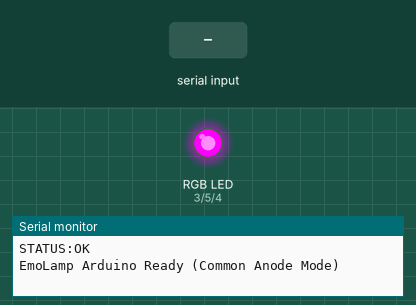
Bench run of a sketch on a simulated Arduino Uno, built with avr-gcc and run on an emulated ATmega328P. Shown: an RGB LED mixed from three pins (HIGH = lit), the last lines printed to the serial monitor. The inputs (shaded band) are chosen by the test bench.

Above: at 1.3 s.
1.4 s: "RGB:255,200,100\n" received over Serial
At 2.3 s:
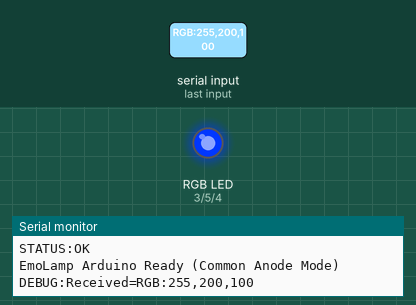
2.9 s: "STATUS,1\n" received over Serial
4.4 s: "LIGHT,1\n" received over Serial
Timing chart, 0 to 7.4 s (numbered marks = the images above; inputs shaded):
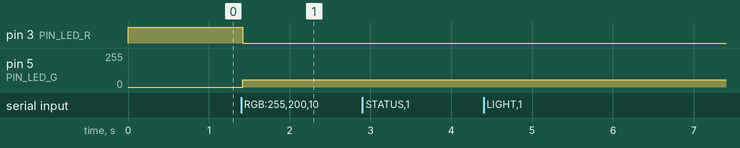

Measured:
- after the input at 1.4 s, pin 3 (PIN_LED_R): HIGH → LOW at once; pin 5 (PIN_LED_G): 0/255 → 55/255 at once

The sketch:

EmoLamp.ino
```cpp
/*
 * EmoLamp - Arduino 코드 (Common Anode 수정판)
 * * 하드웨어 설정 (확인됨):
 * 1. RGB LED (Common Anode):
 * - R핀: D3
 * - G핀: D5
 * - B핀: D4
 * - 공통핀(-): 5V (VCC)에 연결
 * * 2. 조도 센서:
 * - S핀: A0
 * - V핀: 5V
 * - G핀: GND
 */

// ==================== 핀 설정 (수정됨) ====================
const int PIN_LED_R = 3;      // 테스트 코드 기준 R
const int PIN_LED_G = 5;      // 테스트 코드 기준 G
const int PIN_LED_B = 4;      // 테스트 코드 기준 B
const int PIN_LIGHT = A0;     // 조도 센서

// ==================== 설정값 ====================
const int BAUD_RATE = 9600;
const int LIGHT_SEND_INTERVAL = 500;  // 조도 전송 주기 (ms)
const int LIGHT_THRESHOLD = 3;        // 변화 감지 임계값 (%)

// ==================== 변수 ====================
int currentR = 0;
int currentG = 0;
int currentB = 0;

int lastLightPercent = -1;
unsigned long lastLightSendTime = 0;

String inputBuffer = "";

// ==================== 초기화 ====================
void setup() {
    Serial.begin(BAUD_RATE);

    pinMode(PIN_LED_R, OUTPUT);
    pinMode(PIN_LED_G, OUTPUT);
    pinMode(PIN_LED_B, OUTPUT);
    pinMode(PIN_LIGHT, INPUT);

    // 초기화: 초록색 켜기
    // setLED 함수 내부에서 Common Anode 처리를 하므로
    // 여기서는 직관적으로 (R=0, G=255, B=0)을 넣으면 됩니다.
    setLED(0, 255, 0);

    Serial.println("STATUS:OK");
    Serial.println("EmoLamp Arduino Ready (Common Anode Mode)");

    delay(100);
}

// ==================== 메인 루프 ====================
void loop() {
    // 1. Serial 명령 처리
    processSerial();

    // 2. 조도 센서 비활성화 (센서 고장)
    // processLightSensor();
}

// ==================== Serial 처리 ====================
void processSerial() {
    while (Serial.available() > 0) {
        char c = Serial.read();
        if (c == '\n' || c == '\r') {
            if (inputBuffer.length() > 0) {
                parseCommand(inputBuffer);
                inputBuffer = "";
            }
        } else {
            inputBuffer += c;
            if (inputBuffer.length() > 50) {
                inputBuffer = "";
            }
        }
    }
}

void parseCommand(String cmd) {
    cmd.trim();

    // 디버그 출력
    Serial.print("DEBUG:Received=");
    Serial.println(cmd);

    // RGB 명령: "RGB:255,200,100"
    if (cmd.startsWith("RGB:")) {
        String values = cmd.substring(4);
        int comma1 = values.indexOf(',');
        int comma2 = values.indexOf(',', comma1 + 1);

        if (comma1 > 0 && comma2 > comma1) {
            int r = values.substring(0, comma1).toInt();
            int g = values.substring(comma1 + 1, comma2).toInt();
            int b = values.substring(comma2 + 1).toInt();

            r = constrain(r, 0, 255);
            g = constrain(g, 0, 255);
            b = constrain(b, 0, 255);

            setLED(r, g, b);
        }
    }
    // HSV 명령 등은 동일...
    else if (cmd == "STATUS") {
        Serial.println("STATUS:OK");
    }
    else if (cmd == "LIGHT") {
        sendLightValue(true);
    }
}

// ==================== LED 제어 (핵심 수정 부분) ====================
void setLED(int r, int g, int b) {
    currentR = r;
    currentG = g;
    currentB = b;

    // ★ Common Anode 처리 ★
    // Unity에서 255(최대밝기)를 보내면 -> 아두이노는 0(GND)을 출력해야 켜짐
    // Unity에서 0(끄기)을 보내면 -> 아두이노는 255(5V)를 출력해야 꺼짐
    analogWrite(PIN_LED_R, 255 - r);
    analogWrite(PIN_LED_G, 255 - g);
    analogWrite(PIN_LED_B, 255 - b);
}

void setLEDFromHSV(float h, float s, float v) {
    // (HSV 변환 로직은 그대로 둡니다.
    // 마지막에 setLED를 호출할 때 자동으로 반전 처리됩니다.)

    h = fmod(h, 360.0f);
    if (h < 0) h += 360.0f;
    s = constrain(s, 0.0f, 100.0f) / 100.0f;
    v = constrain(v, 0.0f, 100.0f) / 100.0f;

    float c = v * s;
    float x = c * (1 - abs(fmod(h / 60.0f, 2) - 1));
    float m = v - c;

    float r1, g1, b1;
    if (h < 60) { r1 = c; g1 = x; b1 = 0; }
    else if (h < 120) { r1 = x; g1 = c; b1 = 0; }
    else if (h < 180) { r1 = 0; g1 = c; b1 = x; }
    else if (h < 240) { r1 = 0; g1 = x; b1 = c; }
    else if (h < 300) { r1 = x; g1 = 0; b1 = c; }
    else { r1 = c; g1 = 0; b1 = x; }

    int r = (int)((r1 + m) * 255);
    int g = (int)((g1 + m) * 255);
    int b = (int)((b1 + m) * 255);

    setLED(r, g, b);
}

// ==================== 조도 센서 ====================
void processLightSensor() {
    unsigned long now = millis();
    if (now - lastLightSendTime < LIGHT_SEND_INTERVAL) {
        return;
    }
    lastLightSendTime = now;
    sendLightValue(false);
}

void sendLightValue(bool force) {
    int rawValue = analogRead(PIN_LIGHT);
    int lightPercent = map(rawValue, 0, 1023, 0, 100);
    lightPercent = constrain(lightPercent, 0, 100);

    if (force || abs(lightPercent - lastLightPercent) >= LIGHT_THRESHOLD) {
        lastLightPercent = lightPercent;
        Serial.print("LIGHT:");
        Serial.println(lightPercent);
    }
}
```
